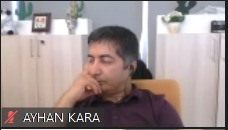
#> input picture drone/test/ayhan.jpg, 228 x 130 px, found by its file name
$ python face_detect.py
#> lines starting #> are read from the running program, lines starting #| are printed output that depends on the picture; after the words box and inside, x2 and y2 are one past the last pixel; in counts of white or black regions, pixels touching at a corner belong together
import cv2 as cv
import matplotlib.pyplot as plt

face_cascade = cv.CascadeClassifier('C:/pytry/drone/test/haarcascade_frontalface_default.xml')
eye_cascade = cv.CascadeClassifier('C:/pytry/drone/test/haarcascade_eye.xml')

img = cv.imread('C:/pytry/drone/test/ayhan.jpg')
#> img is the input picture: shape (130, 228, 3); mean B, G, R 144.3, 145.2, 158.1
#img = plt.imread('C:/pytry/drone/test/ayhan.jpg')

gray = cv.cvtColor(img, cv.COLOR_BGR2GRAY)
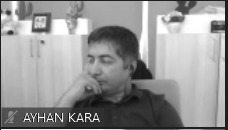
#> gray: shape (130, 228); min 12, max 255, mean 149
faces = face_cascade.detectMultiScale(gray, 1.1, 3)
#> faces = [[71, 40, 52, 52]]
print(len(faces))
#| 1

for(x,y,w,h) in faces:
    cv.rectangle(img, (x, y), (x+w, y+h), (255, 0, 0), 2)
    eye_gray = gray[y:y+h, x:x+w]
    eye_color = img[y:y+h, x:x+w]
    eyes = eye_cascade.detectMultiScale(eye_gray)
    for(ex,ey,ew,eh) in eyes:
        cv.rectangle(eye_color,(ex,ey),(ex+ew,ey+eh),(0,255,0),2)
#> this loop made 1 pass
#> (x, y, w, h, eyes) on pass 1: (71, 40, 52, 52, [[14, 9, 20, 20]])
#> pass 1, `eye_gray = gray[y:y+h, x:x+w]`:
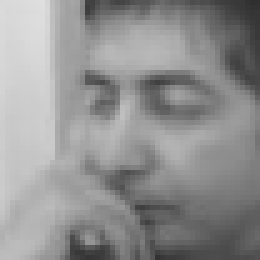
#> eye_gray: shape (52, 52) (shown 5 times larger); min 47, max 223, mean 144.9
#> pass 1, `eye_color = img[y:y+h, x:x+w]`:
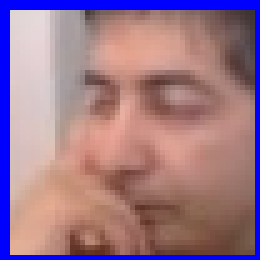
#> eye_color: shape (52, 52, 3) (shown 5 times larger); mean B, G, R 139.3, 119.6, 155.8
#> after the loop:
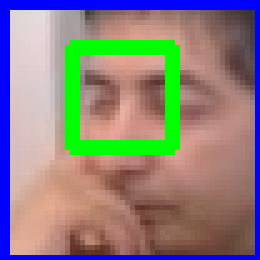
#> eye_color: shape (52, 52, 3) (shown 5 times larger); 8.73% of pixels changed, all inside (x1, y1, x2, y2) = (13, 8, 36, 31)
#> after the loop:
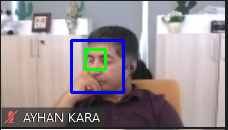
#> img: shape (130, 228, 3); 2.89% of pixels changed, all inside (x1, y1, x2, y2) = (70, 39, 125, 94)
cv.imshow('img',img)
cv.waitKey()
cv.destroyAllWindows()

$ run again, with drone/test/topluca.jpg copied over drone/test/ayhan.jpg
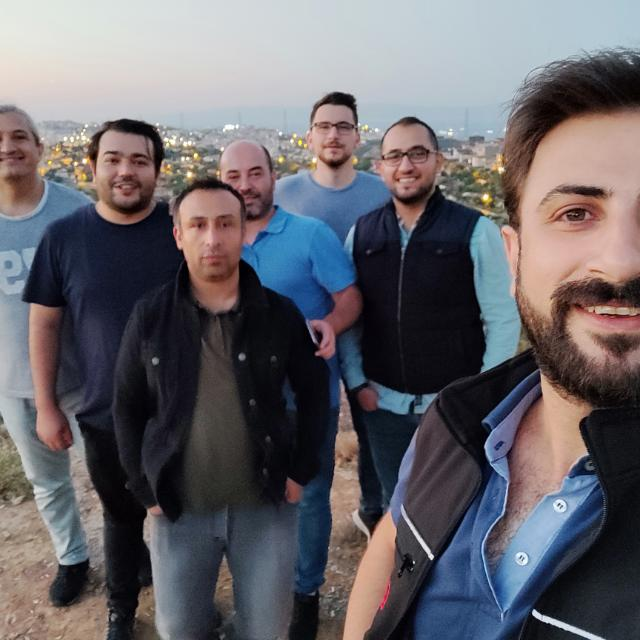
#> input picture drone/test/topluca.jpg, 640 x 640 px, found by its file name
#> img is the input picture: shape (640, 640, 3); mean B, G, R 105.9, 100.4, 103.2
#> faces = [[550, 494, 28, 28], [304, 104, 59, 59], [320, 467, 48, 48], [375, 130, 65, 65], [215, 151, 62, 62], [90, 132, 75, 75], [168, 190, 90, 90]]
#| 7
#> the loop `for(x,y,w,h) in faces:` made 7 passes
#> after the loop `for(x,y,w,h) in faces:`:
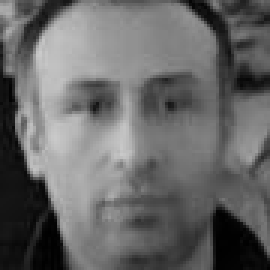
#> eye_gray: shape (90, 90) (shown 3 times larger); min 0, max 202, mean 103.3
#> after the loop `for(x,y,w,h) in faces:`:
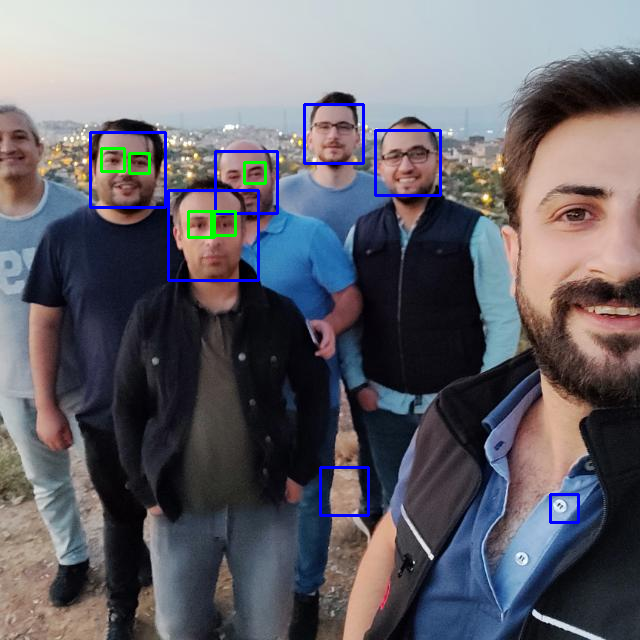
#> img: shape (640, 640, 3); 1.55% of pixels changed, all inside (x1, y1, x2, y2) = (89, 103, 580, 524)

$ run again, with drone/test/adem.jpeg copied over drone/test/ayhan.jpg
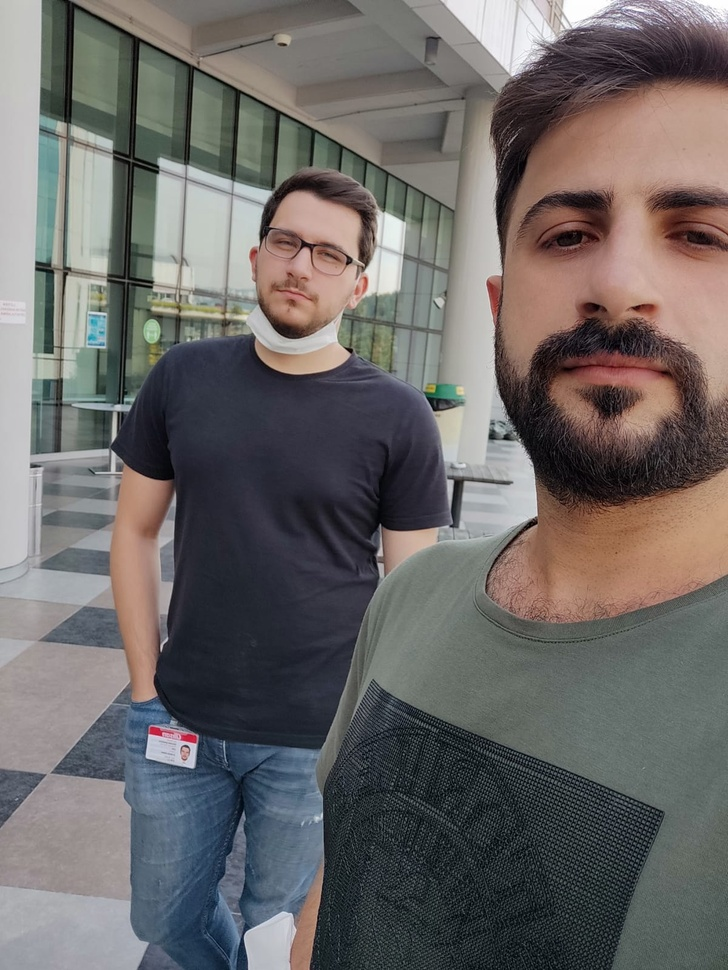
#> input picture drone/test/adem.jpeg, 728 x 970 px, shrunk from 1200 x 1599 before the run, found by its file name
#> img is the input picture: shape (970, 728, 3); mean B, G, R 102.4, 103.7, 107.3
#> faces = [[236, 198, 136, 136]]
#| 1
#> the loop `for(x,y,w,h) in faces:` made 1 pass
#> (x, y, w, h, eyes) on pass 1: (236, 198, 136, 136, [[46, 94, 22, 22], [31, 30, 35, 35]])
#> after the loop `for(x,y,w,h) in faces:`:
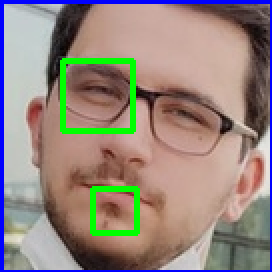
#> eye_color: shape (136, 136, 3) (shown 2 times larger); mean B, G, R 126.4, 134.2, 148.2
#> after the loop `for(x,y,w,h) in faces:`:
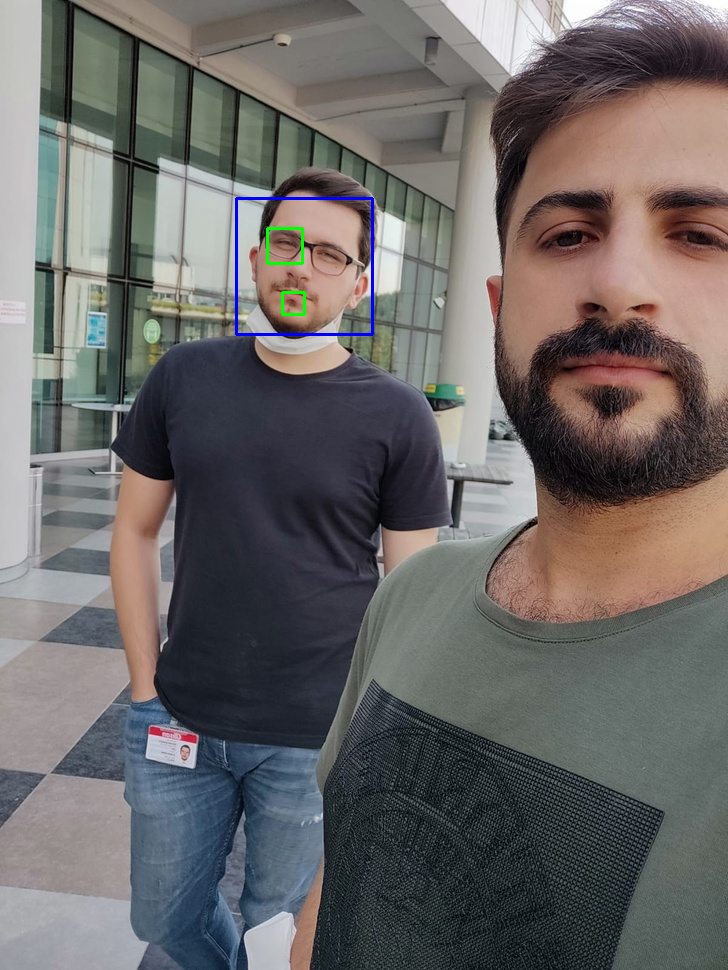
#> img: shape (970, 728, 3); 0.33% of pixels changed, all inside (x1, y1, x2, y2) = (235, 197, 374, 336)
